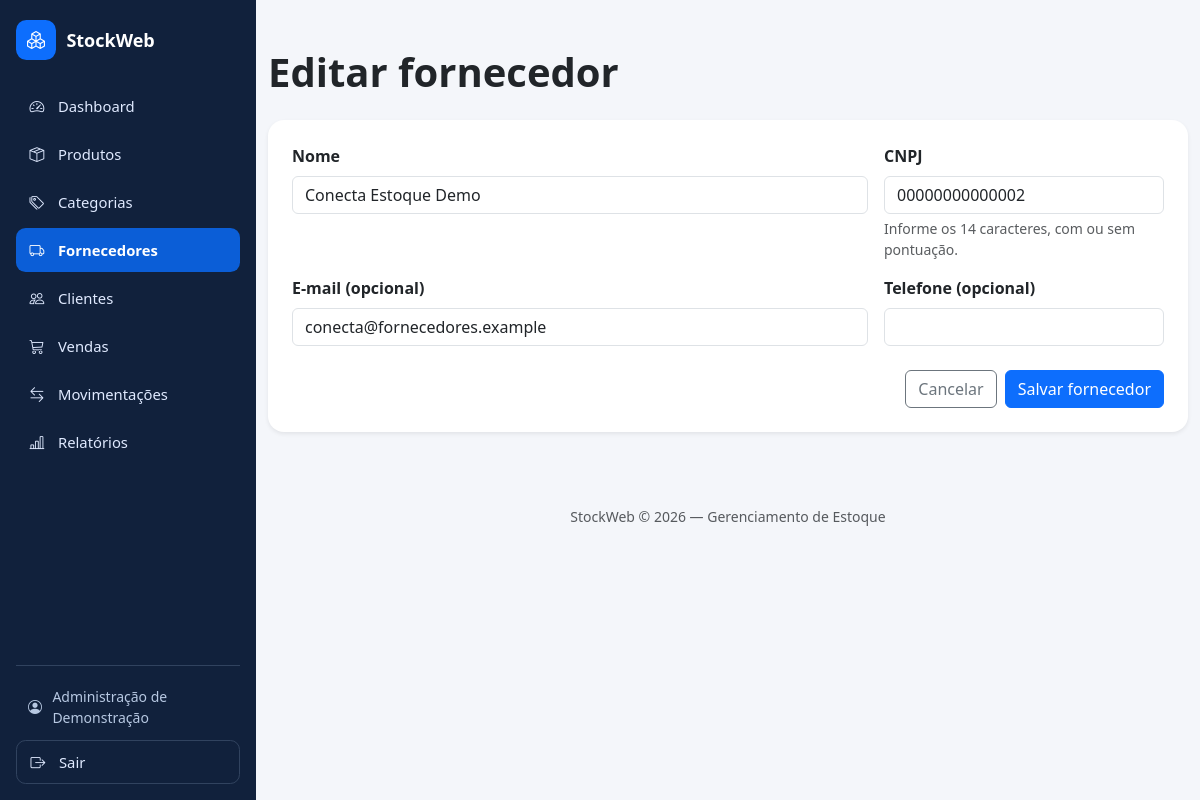
Page /fornecedor_editar.php?id=2 (signed in) on the committed database.
### tables this page shows
CREATE TABLE `fornecedores` (
  `id` int NOT NULL AUTO_INCREMENT,
  `nome` varchar(150) NOT NULL,
  `cnpj` varchar(14) NOT NULL,
  `email` varchar(150) DEFAULT NULL,
  `telefone` varchar(20) DEFAULT NULL,
  PRIMARY KEY (`id`),
  UNIQUE KEY `cnpj` (`cnpj`)
);

### public/fornecedor_editar.php (called while the page is built, shortened)
<?php
require_once __DIR__ . '/fornecedor_funcoes.php';
$id = fornecedorId($_GET['id'] ?? null);
require_once '/var/www/stockweb/config/database.php';
try {
    $stmt = $pdo->prepare('SELECT nome, cnpj, email, telefone FROM fornecedores WHERE id = ?');
    $stmt->execute([$id]);
    $fornecedor = $stmt->fetch(PDO::FETCH_ASSOC);
} catch (PDOException $erro) {
    error_log($erro->getMessage());
    fornecedorRedirecionar('fornecedores.php', 'danger', 'Não foi possível carregar o fornecedor.');
}
require __DIR__ . '/fornecedor_novo.php';

### public/fornecedor_novo.php (the view, shortened to what this page needs)
<?php
require_once __DIR__ . '/fornecedor_funcoes.php';
$editando = isset($fornecedor);
$destino = $editando ? 'fornecedor_editar.php?id=' . $id : 'fornecedor_novo.php';
$aviso = fornecedorAviso($destino);
$dados = $aviso['dados'] ?? $fornecedor ?? [];
$acao = $editando ? 'fornecedor_atualizar.php' : 'fornecedor_salvar.php';
$titulo = $editando ? 'Editar fornecedor' : 'Novo fornecedor';
?>
        <h1 class="fw-bold mb-4"><?= fornecedorEscapar($titulo) ?></h1>
        <div class="card border-0 rounded-4 shadow-sm">
            <div class="card-body p-4">
                <form action="<?= fornecedorEscapar($acao) ?>" method="POST">
                    <div class="row g-3">
                        <div class="col-md-8">
                            <label for="nome" class="form-label fw-semibold">Nome</label>
                            <input type="text" id="nome" name="nome" class="form-control" required maxlength="150"
                                   value="<?= fornecedorEscapar($dados['nome'] ?? '') ?>">
                        </div>
                        <div class="col-md-4">
                            <label for="cnpj" class="form-label fw-semibold">CNPJ</label>
                            <input type="text" id="cnpj" name="cnpj" class="form-control" required maxlength="18"
                                   aria-describedby="cnpj-ajuda" value="<?= fornecedorEscapar($dados['cnpj'] ?? '') ?>">
                            <div id="cnpj-ajuda" class="form-text">Informe os 14 caracteres, com ou sem pontuação.</div>
                        </div>
                        <div class="col-md-8">
                            <label for="email" class="form-label fw-semibold">E-mail (opcional)</label>
                            <input type="email" id="email" name="email" class="form-control" maxlength="150"
                                   value="<?= fornecedorEscapar($dados['email'] ?? '') ?>">
                        </div>
                        <div class="col-md-4">
                            <label for="telefone" class="form-label fw-semibold">Telefone (opcional)</label>
                            <input type="tel" id="telefone" name="telefone" class="form-control" maxlength="20"
                                   value="<?= fornecedorEscapar($dados['telefone'] ?? '') ?>">
                        </div>
                    </div>
                    <div class="d-flex flex-wrap justify-content-end gap-2 mt-4">
                        <a href="fornecedores.php" class="btn btn-outline-secondary">Cancelar</a>
                        <button type="submit" class="btn btn-primary">Salvar fornecedor</button>
                    </div>
                </form>
            </div>
        </div>

### public/assets/css/sidebar.css (style rules this page uses)
:root { --stockweb-sidebar-width: 16rem; --stockweb-sidebar-bg: #11213c; --stockweb-sidebar-border: #31435f; --stockweb-sidebar-accent: #0d6efd; }

### public/fornecedor_funcoes.php (style rules this page uses)
body { background-color: #f4f6fa; }

### rows in the picture
fornecedores: nome "Conecta Estoque Demo", cnpj "00000000000002", email "conecta@fornecedores.example"

### other values in the picture
$rotulo "Dashboard"
$rotulo "Produtos"
$rotulo "Categorias"
$rotulo "Fornecedores"
$rotulo "Clientes"
$rotulo "Vendas"
$rotulo "Movimentações"
$rotulo "Relatórios"
$nomeUsuario "Administração de Demonstração"
fornecedorEscapar($titulo) "Editar fornecedor"
